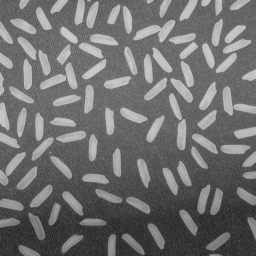
%> input picture Prewit/rice.png, 256 x 256 px
$ octave BULANIK-UGRAS.m   (GNU Octave 9; MATLAB toolbox functions it lacks are replaced by stand-ins)
%> lines starting %> are read from the running program, lines starting %| are printed output that depends on the picture; in (x1, y1, x2, y2) boxes, pixels count from 0 and x2, y2 are one past the last pixel; in counts of white or black regions, pixels touching at a corner belong together; the program's own positions count from 1
I=double( imread('rice.png') );
%> I: size 256x256 double; min 40, max 204, mean 111.2; mean of the top-left, top-right, bottom-left and bottom-right quarters 131.4, 129.8, 94.9, 88.9
[sat, sut]=size(I);
%> sat = 256; sut = 256

O=zeros(sat, sut, 'uint8');

W=[1/9 1/9 1/9;
    1/9 1/9 1/9;
    1/9 1/9 1/9];

y=128,x=128
for x=2:sat-1
    O(x,y)=uint8(...
        W(1,1)*I(x-1,y-1) +W(1,2)*I(x-1,y) +W(1,3)*I(x-1,y+1)...
        +W(2,1)*I(x,y-1) +W(2,2)*I(x ,y) +W(2,3)*I(x,y+1)...
        +W(3,1)*I(x+1,y-1) +W(3,2)*I(x+1,y) +W(3,3)*I(x+1,y+1) );

end

y=128,x=128
for y=2:sut-1
    O(x,y)=uint8(...
        W(1,1)*I(x-1,y-1) +W(1,2)*I(x-1,y) +W(1,3)*I(x-1,y+1)...
        +W(2,1)*I(x,y-1) +W(2,2)*I(x ,y) +W(2,3)*I(x,y+1)...
        +W(3,1)*I(x+1,y-1) +W(3,2)*I(x+1,y) +W(3,3)*I(x+1,y+1) );

end
%> O: size 256x256 uint8; min 0, max 196, mean 0.9

x=128
for x=2:sat-1
    for y=2:sut-1
        if(y==x)
            O(x,y)=uint8(...
        W(1,1)*I(x-1,y-1) +W(1,2)*I(x-1,y) +W(1,3)*I(x-1,y+1)...
        +W(2,1)*I(x,y-1) +W(2,2)*I(x ,y) +W(2,3)*I(x,y+1)...
        +W(3,1)*I(x+1,y-1) +W(3,2)*I(x+1,y) +W(3,3)*I(x+1,y+1) );
        end
    end

end
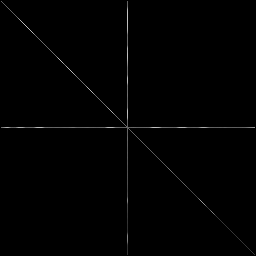
%> O: size 256x256 uint8; min 0, max 196, mean 1.3

x=256
for x=2:sat-1
    for y=2:sut-1
        if(x+y==sat)
            O(x,y)=uint8(...
        W(1,1)*I(x-1,y-1) +W(1,2)*I(x-1,y) +W(1,3)*I(x-1,y+1)...
        +W(2,1)*I(x,y-1) +W(2,2)*I(x ,y) +W(2,3)*I(x,y+1)...
        +W(3,1)*I(x+1,y-1) +W(3,2)*I(x+1,y) +W(3,3)*I(x+1,y+1) );
        end
    end

end
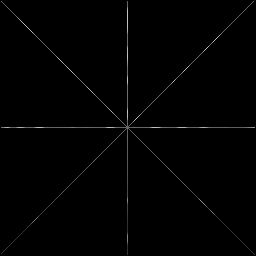
%> O: size 256x256 uint8; 0.38% of pixels changed, all inside (x1, y1, x2, y2) = (1, 1, 254, 254)


imshow(O);
